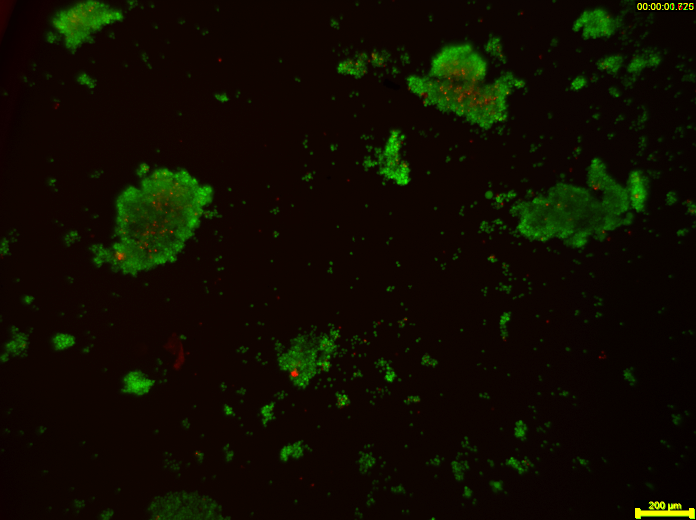
#> input picture notebooks/05/image_data/Burchett Photos/lowadhesionF_5x_adjustedbrightness-sb.jpg, 1392 x 1040 px, found by its file name (shown at 1/2 size)
$ jupyter execute 03-experiments-with-computer-vision.ipynb   (shell and % lines are left out)
#> lines starting #> are read from the running program, lines starting #| are printed output that depends on the picture; after the words box and inside, x2 and y2 are one past the last pixel; in counts of white or black regions, pixels touching at a corner belong together
# Computer Vision Workflow

## Developing a Process

Our approach ...

* Read image
* Crop
* Separate into channels
* Creat a composite
* Equalize histogram
* Blur/Low Pass Filter
* Segment/Threshold
* Use Morphology Transforms to isolate objects
* Locate Objects - Blobs vs Hough Transforms
* Prepare a Report

## Python Imports

We track overall code dependencies by consolidating imports into this cell. Note that we'll be using elements from multiple packages by relying on the underlying NumPy representation of images to hold the current state of the process.

[cell 1]
# standard Python libraries
import numpy as np
import matplotlib.pyplot as plt
from PIL import Image
from scipy import ndimage

# computer vision libraries
import cv2 as cv2

### Reading images

As a first step, read the image, convert to rgb scale, and display. All of these packages have a means of reading raster file images in common formats. There are small (and sometimes frustrating) differences among them. Here we use the Matplotlib ``imread()`` method which reads and returns a numpy array.

The array will typical have 2 or 3 dimensions $(h, w, d)$ where $h$ and $w$ are image height and width, and $d$ is pixel depth.

* If $d$ is one or not present, it is a gray scale image
* If $d$ is 3, then typically it is an RGB image with the channels repesenting R, G, and B colors. Note that OpenCV orders the channels as BGR.
* If $d$ is 4, the image could be RGBA where A refers to an alpha transparency channel, or a CYMK encoded color image.

[cell 2]
path = "image_data/Burchett Photos/"
file = "Gold STEM HAADF 59000 x 20220318 1542.tif"

path = "image_data/Burchett Photos/"
file = "lowadhesionF_5x_adjustedbrightness-sb.jpg"

# read color image with OpenCV
img_bgr = cv2.imread(path + file)
#> img_bgr is the input picture: shape (1040, 1392, 3); mean B, G, R 0.2, 12.4, 14.8
print(img_bgr.shape)
#| (1040, 1392, 3)

[cell 3]

# convert to RGB
img_rgb = cv2.cvtColor(img_bgr, cv2.COLOR_BGR2RGB)

# display images with Matploblib
fig, ax = plt.subplots(1, 2, figsize=(12, 4))

ax[0].imshow(img_rgb)
ax[0].set_title("RGB image displayed as RGB")

ax[1].imshow(img_bgr)
ax[1].set_title("A BGR image incorrectly shown as RGB")
#> figure, not shown here; B, G, R data is drawn as R, G, B

[cell 4]
img = img_rgb[20:1000, :, :]
plt.imshow(img)

Observations:

* There are extraneous elements at the edges of the image

### Cropping

[cell 5]
img = img_rgb[0:1800, :, :].copy()
plt.imshow(img)

img = img_rgb[20:1000, :, :]
plt.imshow(img)

### Channels and Histograms

An image is comprised of one or more channels

* Each channel can be treated as a gray scale image
* The values at each pixel may be
    * An 8-bit unsigned integer in the range 0 to 255 (most common)
    * A 12, 14, or 16 bit unsigned integer
    * A real number between 0 and 1
* Color must always be interpreted with respect to [color space](https://en.wikipedia.org/wiki/Color_space).


[cell 6]
r, g, b = cv2.split(img)

r[r <= 50] = 0
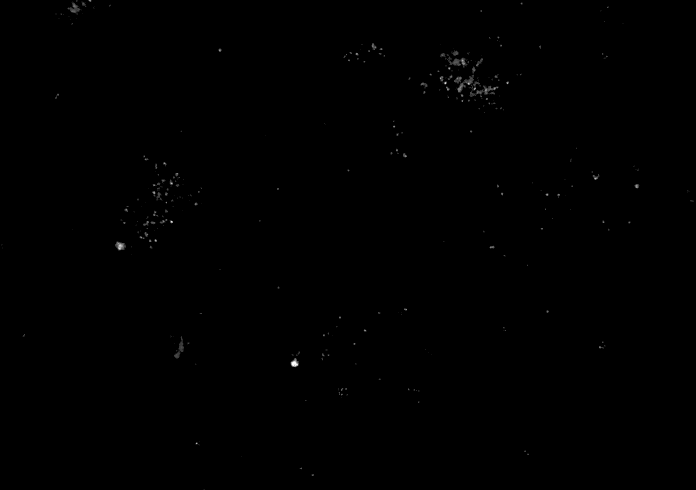
#> r: shape (980, 1392) (shown at 1/2 size); min 0, max 255, mean 0.4

plt.imshow(b, cmap="gray")

Histograms are a tool for analyzing the distribution of gray levels in a channel. It's a powerful tool for controlling exposure and processing images for presentation.

[cell 7]
def histogram(channel, bp=3, wp=252):
    """Return histogram and bins for a single channel."""
#> called with bp = 3, wp = 252
    hist = cv2.calcHist([channel], [0], None, [wp-bp+1], [bp, wp])
#> hist = 250 values, max 488 at index 52, min 0 at index 0, mean 26.7
    bins = np.array([b for b in range(bp, wp+1)])
#> bins = 250 values from 3 to 252
    return hist.flatten(), bins

def display_channel(channel, label=""):
    fig, ax = plt.subplots(1, 2, figsize=(15, 5))
    ax[0].imshow(channel.astype(np.uint8), cmap="gray")
    ax[0].set_title(label)
    hist, bins = histogram(channel.astype(np.uint8))
#> bins = 250 values from 3 to 252
    ax[1].fill_between(bins, hist, alpha=0.4, color="k", label=label)
    ax[1].legend()

display_channel(r, "red")
display_channel(g, "green")
display_channel(b, "blue")

fig, ax = plt.subplots(1, 2, figsize=(15, 5))
ax[0].imshow(img)
for color, channel in zip(['r', 'g', 'b'], [r, g, b]):
    hist, bins = histogram(channel)
    ax[1].fill_between(bins, hist, color=color, label=color, alpha=0.3)
#> this loop made 3 passes
#> color on passes 1 to 3: 'r', 'g', 'b'
ax[1].legend()

### Creating a composite channel

This image shows very little difference among the color channels.

[cell 8]
# subtract blue channel from green channel
cimg = (0.5*r + 0.5*g)
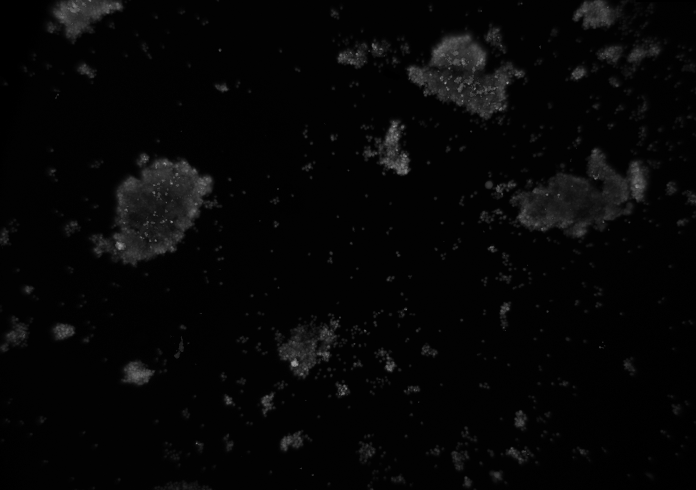
#> cimg: shape (980, 1392) float64 (shown at 1/2 size); min 0, max 176, mean 6.2

# convert to integer
cimg = cimg.astype(np.uint8)
display_channel(cimg, "particle channel zero threshold")

### Histogram equalization

At this stage our composite image appears significantly underexposed. Looking at just the green channel, increasing the exposure 4x, or even 6x, would significantly brighten the particles that we're seeking to detect. In future versions of the experiment it may be useful to experiment with signficantly brighter lenses, light sources, or longer exposures.

In the meanwhile, the step in image processing is to equalize the histogram to improve opportunities for effective particle detection.

[cell 9]
himg = cv2.equalizeHist(cimg)
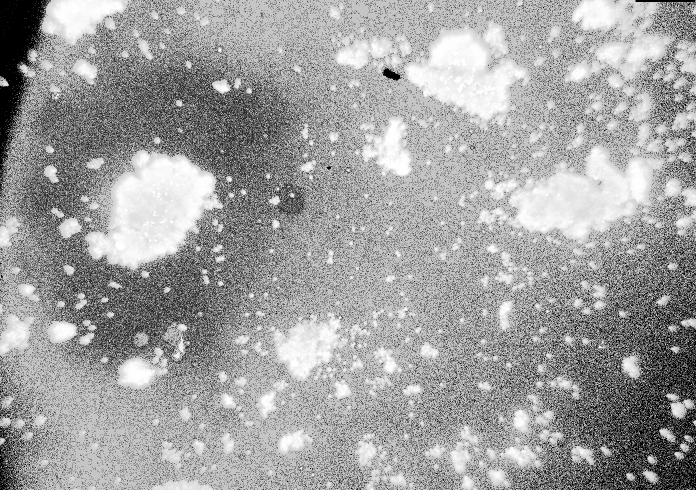
#> himg: shape (980, 1392) (shown at 1/2 size); min 0, max 255, mean 160.6
display_channel(himg, 'equalized')

Observations

* Quantization (sometimes seen as banding) caused by limited number of levels in the channel.
* The image was underexposed at the time of capture.
* There is significant and probably irrelevant information buried in the dark tones.

### Blur filter

[cell 10]
# kernel size (odd number)
ksize = 21

# median filter
bimg = cv2.medianBlur(himg, ksize)
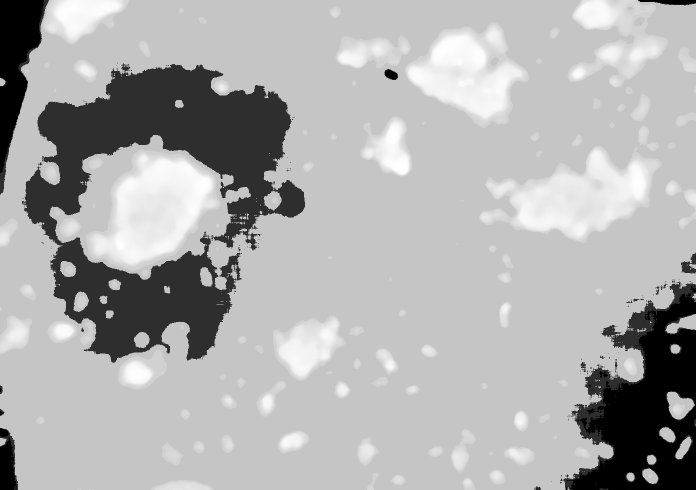
#> bimg: shape (980, 1392) (shown at 1/2 size); min 0, max 254, mean 174
display_channel(bimg, "Low Pass Filter")

[cell 11]
# Gaussian filter
bimg = cv2.GaussianBlur(himg, (ksize, ksize), 0)
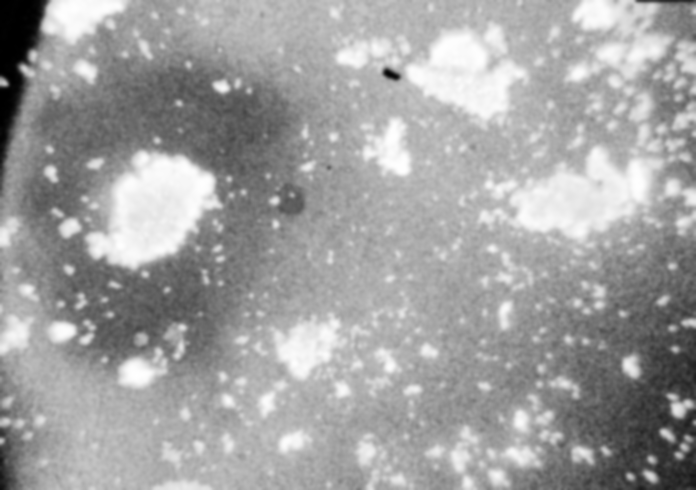
#> bimg: shape (980, 1392) (shown at 1/2 size); min 0, max 255, mean 160.6
display_channel(bimg, "Low Pass Filter")

### Thresholding/Segmentation

The purpose of threshold is to isolate the features of interest from background noise.

https://docs.opencv.org/3.4/d7/d4d/tutorial_py_thresholding.html

[cell 12]
ret, timg = cv2.threshold(himg, 200, 255, cv2.THRESH_BINARY)
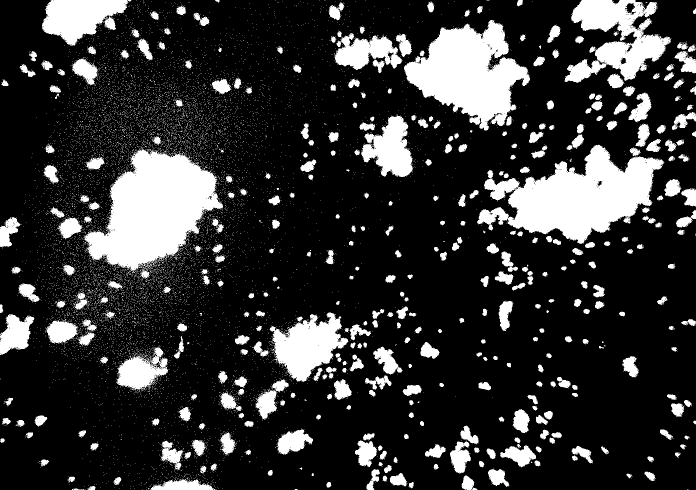
#> timg: shape (980, 1392) (shown at 1/2 size); 20.3% white; 11004 white regions (10607 under 20 px), largest, box (x1, y1, x2, y2) and area: (167, 296, 446, 547) 39303, (954, 290, 1329, 488) 37278, (808, 40, 1060, 261) 30441
display_channel(timg, 'equalized')

[cell 13]
threshold = 130

T, simg = cv2.threshold(timg, 0, 255, cv2.THRESH_OTSU + cv2.THRESH_BINARY)
#> T = 0

fig, ax = plt.subplots(1, 2, figsize=(15, 5))
ax[0].imshow(img)
ax[1].imshow(simg, cmap="gray")
print(f"Threshold = {T}")
#| Threshold = 0.0

### Morphological Transformation

The next goal is to remove noise and to separate particles.

[cell 14]
kernel = np.ones((3, 3))
iterations = 8

def morph_close (img, kernel, iterations=1):
#> called with kernel = array of shape (3, 3), iterations = 8
    ret = cv2.dilate(img, kernel=kernel, iterations=iterations)
#> ret: shape (980, 1392); 67.2% white; 191 black regions (76 under 20 px), largest, box (x1, y1, x2, y2) and area: (444, 0, 1392, 980) 332291, (0, 701, 199, 980) 32245, (0, 0, 135, 443) 31288
    ret = cv2.erode(ret, kernel=kernel, iterations=iterations)
#> ret: shape (980, 1392); 42% white; 311 white regions (162 under 20 px), largest, box (x1, y1, x2, y2) and area: (0, 0, 833, 980) 358418, (952, 0, 1392, 528) 86555, (623, 0, 1060, 277) 50498
    return ret

close_img = morph_close(simg, kernel, iterations)
plt.imshow(close_img, cmap="gray")

[cell 15]
kernel = np.ones((3, 3))
iterations = 8

def morph_open(img, kernel, iterations):
#> called with kernel = array of shape (3, 3), iterations = 8
    ret = cv2.erode(img, kernel=kernel, iterations=iterations)
#> ret: shape (980, 1392); 28.5% white; 55 white regions (9 under 20 px), largest, box (x1, y1, x2, y2) and area: (0, 0, 548, 841) 245486, (965, 194, 1346, 502) 36635, (665, 0, 1049, 249) 34731
    ret = cv2.dilate(ret, kernel=kernel, iterations=iterations)
#> ret: shape (980, 1392); 37.6% white; 49 white regions, largest, box (x1, y1, x2, y2) and area: (0, 0, 556, 849) 275315, (957, 186, 1354, 510) 50859, (657, 0, 1057, 257) 47491
    return ret

open_img = morph_open(close_img, kernel, iterations)

plt.imshow(open_img, cmap="gray")

### Finding Objects

http://pageperso.lif.univ-mrs.fr/~francois.denis/IAAM1/scipy-html-1.0.0/tutorial/ndimage.html

[cell 16]
# find particles and plot objects
structure = np.ones((3, 3))
label_img, particle_count = ndimage.measurements.label(open_img, structure=structure)
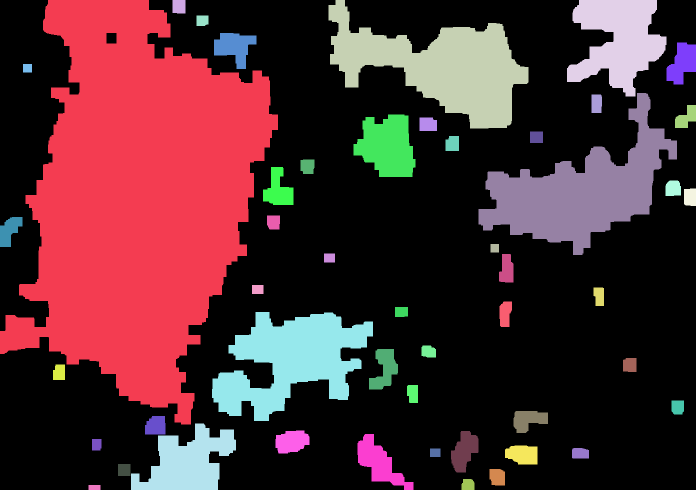
#> label_img: shape (980, 1392) int32 (shown at 1/2 size); 50 distinct labels, from 0 to 49; one colour per label, 0 black
#> particle_count = 49

# pixels are labeled with numbers corresponding to objects
fig, ax = plt.subplots(1, 1, figsize=(8, 5))
ax.imshow(np.where(label_img > 0, 1, np.zeros(label_img.shape)), cmap="gray")
ax.set_title(f"{particle_count} particles labeled")
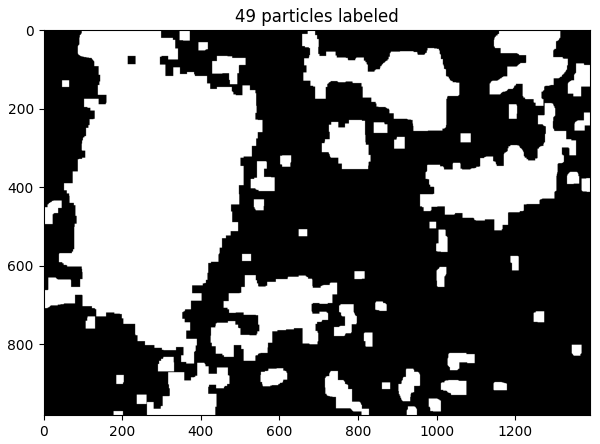
#> figure drawn by matplotlib, 1 panel

[cell 17]
# centers of mass
pts = ndimage.center_of_mass(open_img, label_img, np.arange(1, particle_count + 1))
#> pts = 49 pairs, first value 12.83 to 974.5, second value 18.63 to 1379.7

x = [x for (y,x) in pts]
#> x = 49 values, max 1379.7 at index 18, min 18.63 at index 20, mean 784.4
y = [y for (y,x) in pts]
#> y = 49 values, max 974.5 at index 48, min 12.83 at index 1, mean 557.4

fig, ax = plt.subplots(1, 1, figsize=(8, 5))
ax.imshow(img)
ax.plot(x, y, '.', ms=20, color='r')

### Finding and Displaying Particles

[cell 18]
# find the objects and place bounding boxes
slices = ndimage.find_objects(label_img)
#> slices = 49 items
sizes = [np.sqrt((b.stop-b.start)**2 + (a.stop-a.start)**2) for a,b in slices]
#> sizes = 49 values, max 1014.9 at index 0, min 24.04 at index 21, mean 108.7


fig, ax = plt.subplots(1, 2, figsize=(15, 5))
ax[1].hist(sizes, bins=200)
ax[1].set_xlim(0, 200)
ax[0].imshow(img)
for k,size in enumerate(sizes):
    if size > 50 and size < 100:
        a,b = slices[k]
        ya = a.start
        yb = a.stop
        xa = b.start
        xb = b.stop
        ax[0].plot([xa, xb, xb, xa, xa], [yb, yb, ya, ya, yb], 'w')
        ax[0].text(xb, ya, f"{k}", color="w")
#> this loop made 49 passes
#> (size, ya, yb, xa, xb) on passes 11, 17, 21, 24, 27, 31, 36, 37, 39, 40, 43: (62.29, 210, 256, 1350, 1392), (97.45, 334, 410, 526, 587), (75, 434, 494, 0, 45), (63.95, 508, 565, 998, 1027), (56.8, 603, 654, 999, 1024), (99.62, 698, 779, 738, 796), (81.84, 822, 866, 1027, 1096), (55.23, 832, 869, 290, 331), (82.1, 861, 907, 551, 619), (99.57, 862, 945, 902, 957), (75.29, 891, 929, 1010, 1075)
#> size on passes 1 to 6: 1014.9, 37.48, 475.4, 277.2, 31.89, 111.4
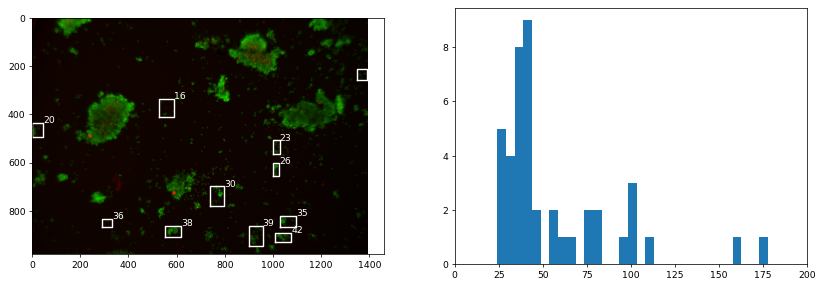
#> figure drawn by matplotlib, 2 panels; panel 2: tallest bar 9 high, from x = 38.9 to 43.86

### Creating a Training Set

[cell 19]
kdx = [k for k, size in enumerate(sizes) if size > 50 and size < 100]
#> kdx = [10, 16, 20, 23, 26, 30, 35, 36, 38, 39, 42]

dx = 100
dy = 100

def round_slice(s, n):
    """Round up slice to be width n"""
    m = s.stop - s.start
    start = s.start - int((n - m)/2)
    stop = start + n
    return slice(start, stop, 1)

fig, ax = plt.subplots(len(kdx), 1, figsize=(5, 5*len(kdx)))
for i, k in enumerate(kdx):
    a, b = slices[k]
    ax[i].imshow(open_img[round_slice(a, 100), round_slice(b, 100)])
#> this loop made 11 passes
#> k on passes 1 to 11: 10, 16, 20, 23, 26, 30, 35, 36, 38, 39, 42
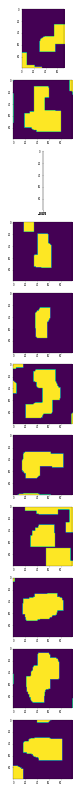
#> figure drawn by matplotlib, 11 panels

$ run again, with notebooks/05/image_data/Burchett Photos/100c_5x_adjustedbrightness-sb.jpg copied over notebooks/05/image_data/Burchett Photos/lowadhesionF_5x_adjustedbrightness-sb.jpg
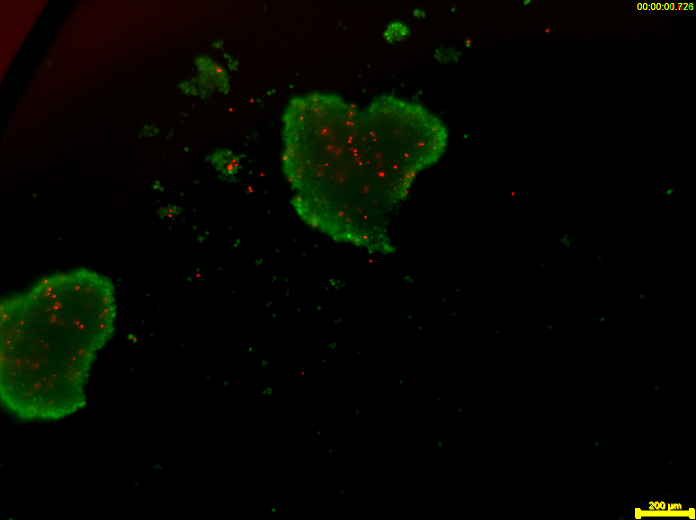
#> input picture notebooks/05/image_data/Burchett Photos/100c_5x_adjustedbrightness-sb.jpg, 1392 x 1040 px, found by its file name (shown at 1/2 size)
#> img_bgr is the input picture: shape (1040, 1392, 3); mean B, G, R 0.1, 6, 4
#| (1040, 1392, 3)
#> in histogram, `hist = cv2.calcHist([channel], [0], None, [wp-bp+1], [bp, wp])`: hist = 250 values, max 1639 at index 56, min 0 at index 0, mean 23.6
#> in histogram, `bins = np.array([b for b in range(bp, wp+1)])`: bins = 250 values from 3 to 252
#> the loop `for color, channel in zip(['r', 'g', 'b'], [r, g, b]):` made 3 passes
#> color on passes 1 to 3: 'r', 'g', 'b'
#> `ret, timg = cv2.threshold(himg, 200, 255, cv2.THRESH_BINARY)`:
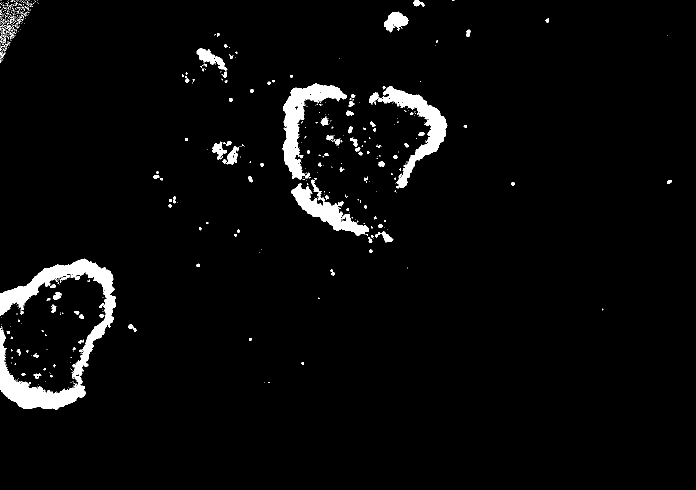
#> timg: shape (980, 1392) (shown at 1/2 size); 3.4% white; 622 white regions (520 under 20 px), largest, box (x1, y1, x2, y2) and area: (0, 517, 232, 819) 17792, (564, 167, 694, 359) 7224, (755, 173, 895, 377) 6818
#> T = 0
#| Threshold = 0.0
#> label_img: shape (980, 1392) int32; 11 distinct labels, from 0 to 10
#> particle_count = 10
#> pts = [(39.74, 23.64), (5.46, 837.6), (43.34, 790.9), (115.4, 414.9), (331.2, 634.5), (237.3, 834.7), (304.3, 453.4), (355.7, 803.9), (577.5, 132.8), (756.9, 82.66)]
#> x = [23.64, 837.6, 790.9, 414.9, 634.5, 834.7, 453.4, 803.9, 132.8, 82.66]
#> y = [39.74, 5.46, 43.34, 115.4, 331.2, 237.3, 304.3, 355.7, 577.5, 756.9]
#> slices = 10 items
#> sizes = [128.3, 23.32, 53.15, 49.04, 368.6, 207.9, 65.86, 48.01, 277.6, 249.3]
#> the loop `for k,size in enumerate(sizes):` made 10 passes
#> (size, ya, yb, xa, xb) on passes 3, 7: (53.15, 26, 61, 772, 812), (65.86, 283, 327, 429, 478)
#> kdx = [2, 6]
#> the loop `for i, k in enumerate(kdx):` made 2 passes
#> k on passes 1 to 2: 2, 6
#> `[cell 19] kdx = [k for k, size in enumerate(sizes) if size > 50 and si..`:
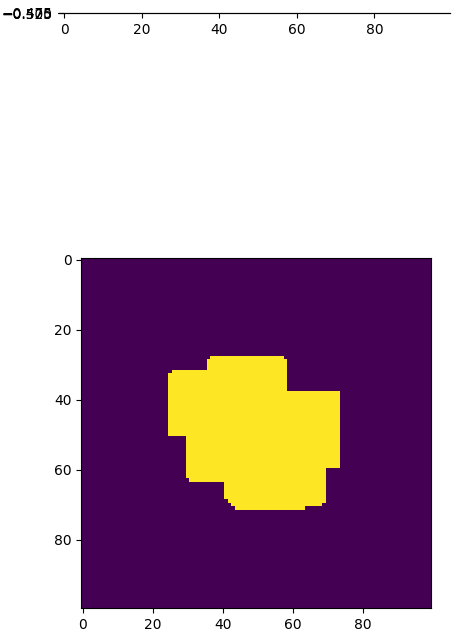
#> figure drawn by matplotlib, 2 panels
